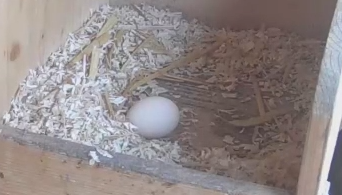
#> input picture webcam-viewer/research-paper-test/source.PNG, 342 x 195 px
$ jupyter execute test.ipynb
#> lines starting #> are read from the running program, lines starting #| are printed output that depends on the picture; after the words box and inside, x2 and y2 are one past the last pixel; in counts of white or black regions, pixels touching at a corner belong together
[cell 1]
# The citrus counting algorithm consisted of the following steps:
# 1.) convert RGB image to HSV
# 2.) thresholding
# 3.) orange color detection
# 4.) noise removal
# 5.) watershed segmentation
# 6.) counting

[cell 2]
import numpy as np
import cv2

[cell 3]
img = cv2.imread('source.PNG')
#> img is the input picture: shape (195, 342, 3); mean B, G, R 135.2, 135.2, 143.8
hsv = cv2.cvtColor(img, cv2.COLOR_BGR2HSV)
#> hsv: shape (195, 342, 3); mean H, S, V 58.9, 29.9, 147.1
thresh, bwImg = cv2.threshold(hsv, 150, 255, cv2.THRESH_BINARY)
#> bwImg: shape (195, 342, 3); mean H, S, V 20.4, 0, 124.2

lower = np.array([165, 165, 165])
upper = np.array([255, 255, 255])

mask = cv2.inRange(img, lower, upper)
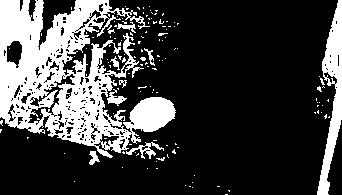
#> mask: shape (195, 342); 24.8% white; 135 white regions (125 under 20 px), largest, box (x1, y1, x2, y2) and area: (0, 0, 176, 158) 13368, (317, 0, 342, 195) 2058, (126, 142, 164, 159) 202
segmented_img = cv2.bitwise_and(img, img, mask=mask)
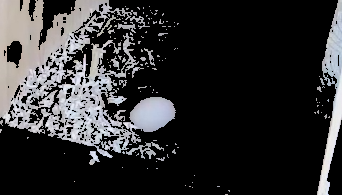
#> segmented_img: shape (195, 342, 3); mean B, G, R 48.1, 47.1, 47.5


cv2.imshow('Mask', segmented_img)
cv2.imshow('Thresh', bwImg)
cv2.waitKey(0)
cv2.destroyAllWindows()
